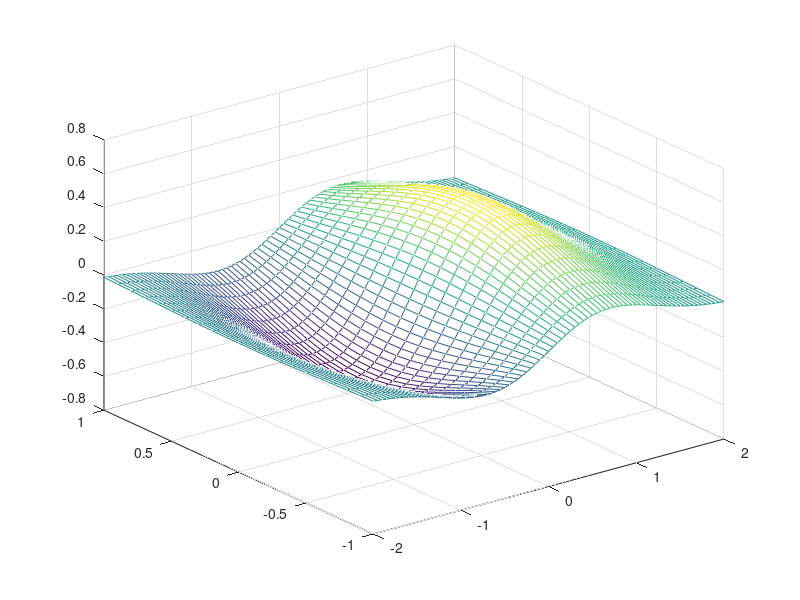

Reproduce this figure in MATLAB.
% Script para plotear un campo escalar usando mesh
% Luciano Ponzellini Marinelli (2017)

x = -2:0.05:2;
y = -1:0.1:1;
[X,Y] = meshgrid(x,y);
Z = X.*exp(-X.^2-Y.^2);
mesh(X,Y,Z)